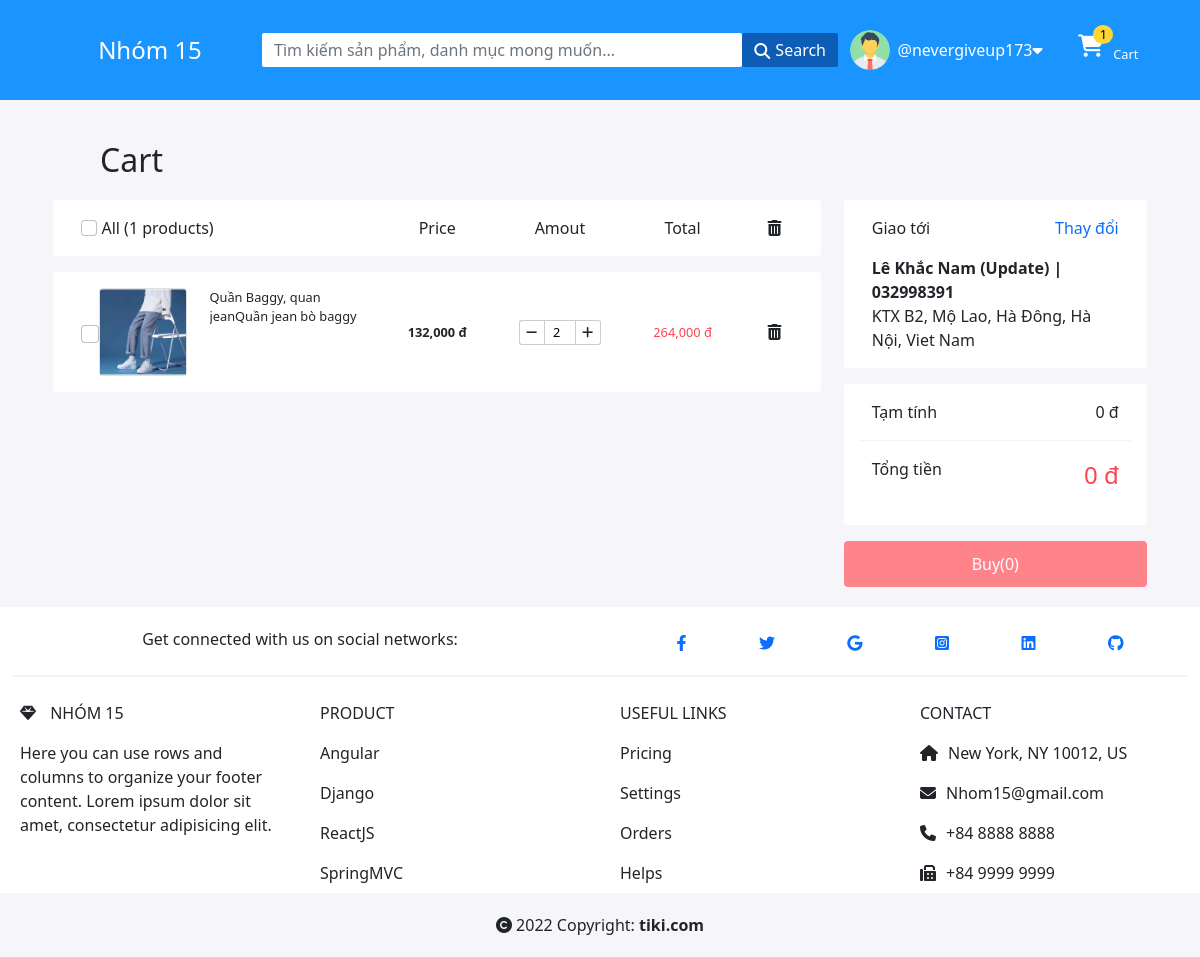
Page /cart/ (signed in) on the earlier database version.
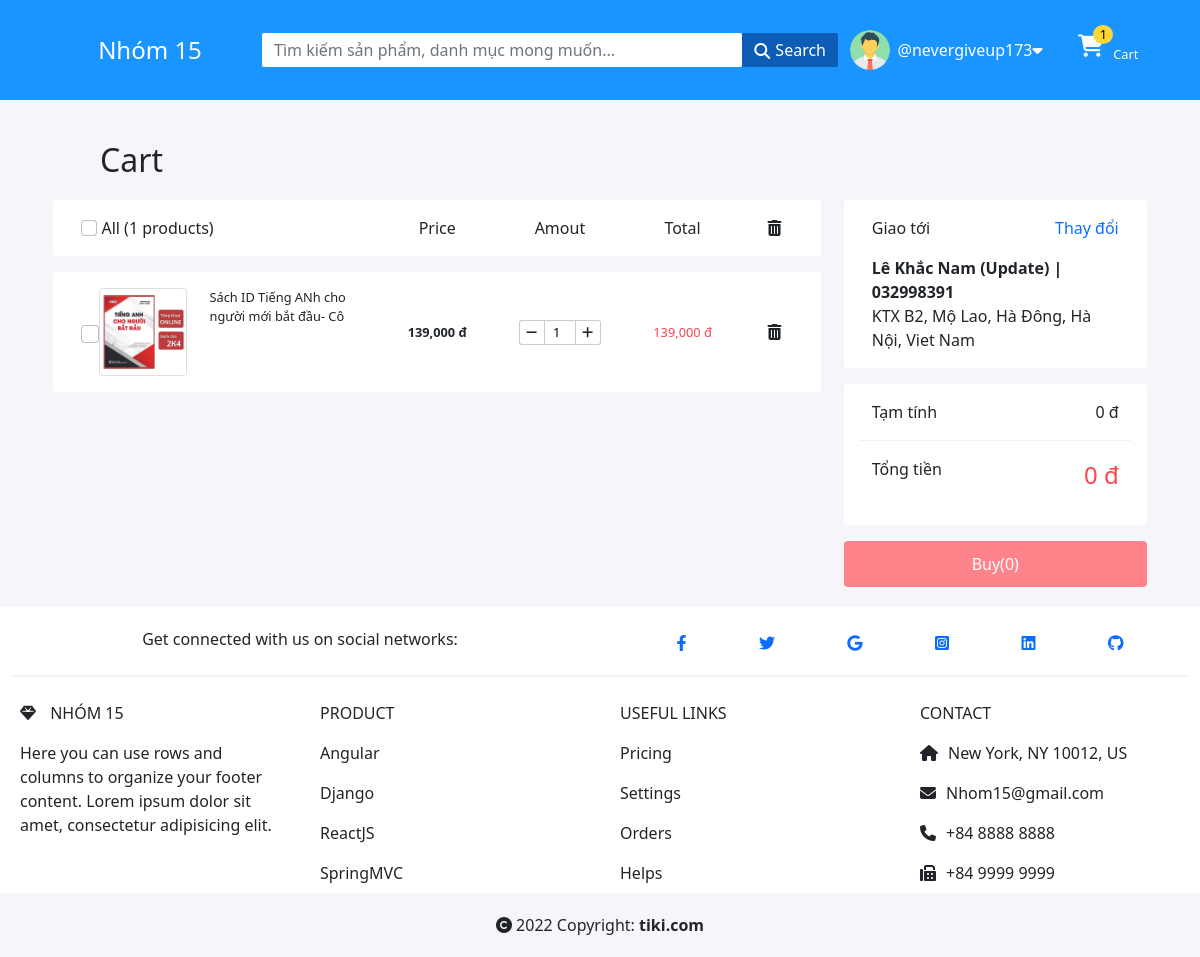
Same page on the later database version.
### base/models.py (models this page shows, shortened)
class User(AbstractUser):
    functionality_of_user = models.ForeignKey(Function, on_delete=models.CASCADE, null=True, blank=True)
    name = models.CharField(max_length=200, null=True, blank=True)
    email = models.EmailField(unique=True, null=True)
    bio = models.TextField(null=True, blank=True)
    avatar = models.ImageField(null=True, default="avatar.png")
    full_name = models.TextField(max_length=100, null=True, blank=True)
    phone_number = models.CharField(max_length=20, null=True, blank=True)
    USERNAME_FIELD = 'email'
    REQUIRED_FIELDS = []

class Cart(models.Model):
    user = models.OneToOneField(User, on_delete = models.CASCADE)
    order = models.ManyToManyField(OrderProduct, blank=True)

class OrderProduct(models.Model):
    user = models.ForeignKey(User, on_delete=models.CASCADE)
    product = models.ForeignKey(Product, on_delete=models.CASCADE)
    quantity = models.IntegerField(default=0)
    checked = models.BooleanField(default=False)
    updated = models.DateTimeField(auto_now= True)
    created = models.DateTimeField(auto_now_add=True)
    class Meta:
        ordering = ['-created']
    def total_price(seft):
        return seft.product.price * seft.quantity

class Product(models.Model):
    category = models.ForeignKey(Category, on_delete=models.SET_NULL, null=True, blank=True)
    name = models.CharField(max_length=200)
    image = models.ImageField(null=True, default = "default.png")
    description = models.TextField(null=True, blank= True)
    price = models.IntegerField()
    updated = models.DateTimeField(auto_now= True)
    created = models.DateTimeField(auto_now_add=True)
    class Meta:
        ordering  = ['-updated', '-created']

class Address(models.Model):
    country = models.TextField(max_length=200, null=True)
    province = models.TextField(max_length=200, null=True)
    district = models.TextField(max_length=200, null=True)
    ward = models.TextField(max_length=200, null=True)
    exact_address = models.TextField(max_length=200)
    receiver = models.TextField(max_length=100, null=True)
    phone_number_receiver = models.TextField(max_length=100, null=True)
    boolean =  models.BooleanField(default=False)
    user = models.ForeignKey(User, on_delete=models.CASCADE, null=True)
    class Meta:
        verbose_name = 'Address'

### base/views.py (the view, shortened to what this page needs)
# urls.py: path('cart/', views.cart, name='cart'),
@login_required(login_url='login')
def cart(request):
    cart = get_object_or_404(Cart, user = request.user)
    address = Address.objects.filter(Q(user__id = request.user.id) & Q(boolean =True))
    context = {'cart': cart, 'address' : address}
    return render(request, 'base/cart.html', context)

### base/templates/base/cart.html (shortened to what this page needs)
{% extends 'index.html' %}
{% load static %}
{% block content %}
{% if request.user.functionality_of_user.name == 'Customer' %}
<div class="container-fluid position-cart-page" style="background-color: #f5f5fa;">
<form action="" method="post">
    <div id="cart-form">
        <div class="Cart-title">Cart</div>
        <div class="container d-flex justify-content-around">
            <div class="col-8">
                <div class="row text-center p-3 rounded bg-white mb-3" >
                    <div class="col-5 text-start">
                        <input type="checkbox" id="all_checkbox" class="form-check-input" onchange="checkbox_order_cart_for_all()">
                        All ({{cart.order.all.count}} products)
                    </div>
                    <div class="col-2">Price</div>
                    <div class="col-2">Amout</div>
                    <div class="col-2">Total</div>
                    <div class="col-1"><i class="fa-solid fa-trash-can"></i></div>
                </div>
                {% for order in cart.order.all %}
                <div class="row rounded bg-white text-center mb-3 p-3">
                    <div class="col-5 d-flex">
                        <div class="d-flex align-items-center">
                            <input type="checkbox" name="checkbox_products[]" value="{{order.id}}" class="form-check-input p-2" onchange="check_order_cart()">
                        </div>
                        <a href="{% url 'order-product' order.product.category.id order.product.id %}" class="d-flex text-dark">
                            <div class="col-5 text-start">
                                <div class="card image-product-cart">
                                    <img class="card-img-top" src="{{order.product.image.url}}" alt="">
                                </div>
                            </div>
                            <div class="col-7 name-product-cart text-start">
                                {{order.product.name}}
                            </div>
                        </a>
                    </div>
                    <div class="col-2 price-product-cart d-flex align-items-center justify-content-center" id="price-product-cart-{{order.id}}">
                        {{order.product.price}} đ
                    </div>
                    <div class="col-2 d-flex justify-content-center d-flex align-items-center justify-content-center">
                        <span class="quantity-cart-decrement" id="{{order.id}}" onclick="decrement(this.id)"><i class="fa-solid fa-minus minus-custom-quantity"></i></span>
                        <input type="text" value="{{order.quantity}}" id="quantity-product-cart-{{order.id}}" class="quantity-product-cart" inputmode="numeric" name="quantity-product-cart-{{order.id}}" onchange="Change_value_quantity()">
                        <span class="quantity-cart-increase" id="{{order.id}}" onclick="increase(this.id)"><i class="fa-solid fa-plus plus-custom-quatity"></i></span>
                    </div>
                    <div class="col-2 total-price-cart d-flex align-items-center justify-content-center" id="total-price-cart-{{order.id}}">
                        {{order.total_price}} đ
                    </div>
                    <div class="col-1 d-flex align-items-center justify-content-center"><a href="{% url 'delete-order' order.id %}" id="delete-{{order.id}}" class="text-dark"onclick="if (confirm('Are you want to remove this order from your cart?')){return true;}else{event.stopPropagation(); event.preventDefault();};" ><i class="fa-solid fa-trash-can"></i></a></div>
                </div>
                {% endfor %}
            </div>
            <div class="col-3">
                <div class="row p-3 rounded bg-white mb-3">
                    <div class="d-flex justify-content-between mb-3">
                        {% if address %}
                        <div>Giao tới</div>
                        <div id="address-change"><a href="{% url 'choose-address-delivery' %}">Thay đổi</a></div>
                        {% else %}
                        <strong><a href="{% url 'choose-address-delivery' %}">Add address for delivery</strong></a>
                        {% endif %}
                    </div>
                    {% for address in address %}
                    <div>
                        <div>
                            <strong>
                            {{address.receiver}} | {{address.phone_number_receiver}}
                            </strong>
                        </div>
                        <div>
                            {{address.exact_address}}, {{address.ward}}, {{address.district}}, {{address.province}}, {{address.country}}
                        </div>
                    </div>
                    {% endfor %}
                </div>
                <div class="row p-3 rounded bg-white mb-3">
                    <div class="d-flex justify-content-between mb-3" >
                        <div>Tạm tính</div>
                        <div id="temp_total_price">0 đ</div>
                    </div>
                    <hr style="height: 1px; color: #ccc;">
                    <div class="d-flex justify-content-between mb-3">
                        <div>Tổng tiền</div>
                        <div class="total-price" id="total_price_official">0 đ</div>
                    </div>
                </div>
                <div class="row bg-white rounded">
                    <input type="button" name="buy" id="buy" value="Buy(0)" class="btn btn-buy">
                </div>
            </div>
        </div>
    </div>
</form>
</div>
{% else %}
<div class="col-12 d-flex justify-content-center text-danger" style="margin-top: 8rem;">
    <h3>You are use employee account or admin account, you should use customer account to order</h3>
</div>
{% endif %}
{% endblock %}

### templates/index.html (shortened to what this page needs)
<!DOCTYPE html>
{% load static %}
<html lang="en">
<head>
    <link href="https://cdn.jsdelivr.net/npm/bootstrap@5.1.3/dist/css/bootstrap.min.css" rel="stylesheet">
    <link rel="stylesheet" href="https://cdnjs.cloudflare.com/ajax/libs/font-awesome/6.1.1/css/all.min.css"
 />
    <link rel="stylesheet" href="{% static 'style/style.css' %}">
</head>
<body>
    {% include 'navbar.html' %}
    {% block content %}
    {% endblock %}
    {% include 'footer.html' %}
</body>
</html>

### templates/navbar.html (shortened to what this page needs)
{% load static %}
<div class="navbar-position">
    <div class="container-fluid navbar-fixed fixed-top">
        <div class="row d-flex align-items-center justify-content-center h-100">
            <div class="col-2 text-center">
                <a href="{% url 'home' %}" class="nav-link text-white"><span style="font-size: 1.5rem;">Nhóm 15</span></a>
            </div>
            <div class="form-outline form-white col-6 text-center">
                <form class="d-flex search" action="" method="GET">
                    <input class="form-control " style="color: #78788e; border-radius: 2px; border: none;padding: 5px 12px; max-height: 40px;" type="text" placeholder="Tìm kiếm sản phẩm, danh mục mong muốn..." aria-label="Search" name="q" >
                    <button class="" style=" background-color: rgb(13 92 182); color: #ffffff; max-height: 40px; border: none; border-radius: 2px; padding: 5px 12px; display: inline-flex;" type="submit"><i class="fa-solid fa-magnifying-glass" style="margin-right: 5px; margin-top: 0.3rem;"></i> Search</button>
                </form>
            </div>
            <div class="col-2 text-white d-flex justify-content-center align-items-center">
                {% if request.user.is_authenticated %}
                <div class="">
                    <img src="{{request.user.avatar.url}}" alt="" srcset="" class="rounded-circle" style="width: 5vh; margin-right: 3%;">
                </div>
                <div class="d-flex p-2 account" id="account">
                    <div>@{{request.user.username}}</div>
                    <div><i class="fa-solid fa-caret-down"></i></div>
                    <div class="padding-toogle"></div>
                </div>
                {% else %}
                <a href="{% url 'login' %}" style="text-decoration: none;" class="text-white"><i class="fa-solid fa-user-large" style="margin-right: 1rem;"></i>Login</a>
                {% endif %}
            </div>
            {%  if request.user.functionality_of_user.name == 'Customer' %}
            <div class="col-1">
                <a href="{% url 'cart' %}" class="nav-link text-white d-flex">
                    <div>
                        <div class="Cart-icon"><i class="fa-solid fa-cart-shopping cart-navbar-icon"></i>
                            <div class="announce">{{cart.order.all.count}}</div>
                        </div>
                    </div>
                    <span class="cart-navbar">Cart</span>
                </a>
            </div>
            {% endif %}
        </div>
    </div>
</div>

### templates/footer.html
    <footer>
        <div class="container-fluid " style="padding-top:20px; background-color: #f5f5fa;">
        </div>
        <div class="container-fluid " style="padding-top:20px;">
            <div class="row d-flex justify-content-evenly">
                <div class="col-6 justify-content-center d-flex">
                    Get connected with us on social networks:
                </div>
                <div class="col-6 d-flex justify-content-evenly">
                    <a href="https://www.facebook.com/nam.lekhac.58/"><i style="font-size: 1.rem;" class="fa-brands fa-facebook-f p-2"></i></a>
                    <a href="https://twitter.com/NamLK14"><i style="font-size: 1.rem;" class="fa-brands fa-twitter p-2"></i></a>
                    <a href=""><i style="font-size: 1.rem;" class="fa-brands fa-google p-2"></i></a>
                    <a href="https://www.instagram.com/le.khacnam/"><i style="font-size: 1.rem;" class="fa-brands fa-instagram-square p-2"></i></a>
                    <a href="https://www.linkedin.com/in/nam-kiji-55bb76222/"><i style="font-size: 1.rem;" class="fa-brands fa-linkedin p-2"></i></a>
                    <a href="https://github.com/namlk173"> <i style="font-size: 1.rem;" class="fa-brands fa-github p-2"></i></a>
                </div>
            </div>
            <hr style="height: 2px; color: #ccc;">
            <div class="row d-flex justify-content-around">
                <div class="col-3 d-flex flex-column">
                    <div class="p-2"><i class="fa-solid fa-gem" style="margin-right: 10px; padding-top: 2px;"></i> NHÓM 15</div>
                    <div class="p-2">Here you can use rows and columns to organize your footer content. Lorem ipsum dolor sit amet, consectetur adipisicing elit.</div>
                </div>
                <div class="col-3 d-flex flex-column">
                    <span class="p-2">PRODUCT</span>
                    <span class="p-2">Angular</span>
                    <span class="p-2">Django</span>
                    <span class="p-2">ReactJS</span>
                    <span class="p-2">SpringMVC</span>
                </div>
                <div class="col-3 d-flex flex-column">
                    <span class="p-2">USEFUL LINKS</span>
                    <span class="p-2">Pricing</span>
                    <span class="p-2">Settings</span>
                    <span class="p-2">Orders</span>
                    <span class="p-2">Helps</span>
                </div>
                <div class="col-3 d-flex flex-column">
                    <span class="p-2">CONTACT</span>
                    <span class="p-2"><i class="fa-solid fa-house" style="margin-right: 10px;"></i>New York, NY 10012, US</span>
                    <span class="p-2"><i class="fa-solid fa-envelope" style="margin-right: 10px;"></i>Nhom15@gmail.com</span>
                    <span class="p-2"><i class="fa-solid fa-phone" style="margin-right: 10px;"></i>+84 8888 8888</span>
                    <span class="p-2"><i class="fa-solid fa-fax" style="margin-right: 10px;"></i>+84 9999 9999</span>
                </div>
            </div>
        </div>
        <div class="container-fluid " style="padding:20px; background-color: #f5f5fa;">
            <div class="d-flex justify-content-center">
                <span><i class="fa-solid fa-copyright"></i> 2022 Copyright: <strong>tiki.com</strong> </span>
            </div>
        </div>
    </footer>

Differences in the rows shown:
removed OrderProduct: product.image (picture), product.name "Quần Baggy, quan jeanQuần jean bò baggy…", product.price "132,000", quantity "2", total_price "264,000"
added OrderProduct: product.image (picture), product.name "Sách ID Tiếng ANh cho người mới bắt đầu- Cô…", product.price "139,000", quantity "1", total_price "139,000"
